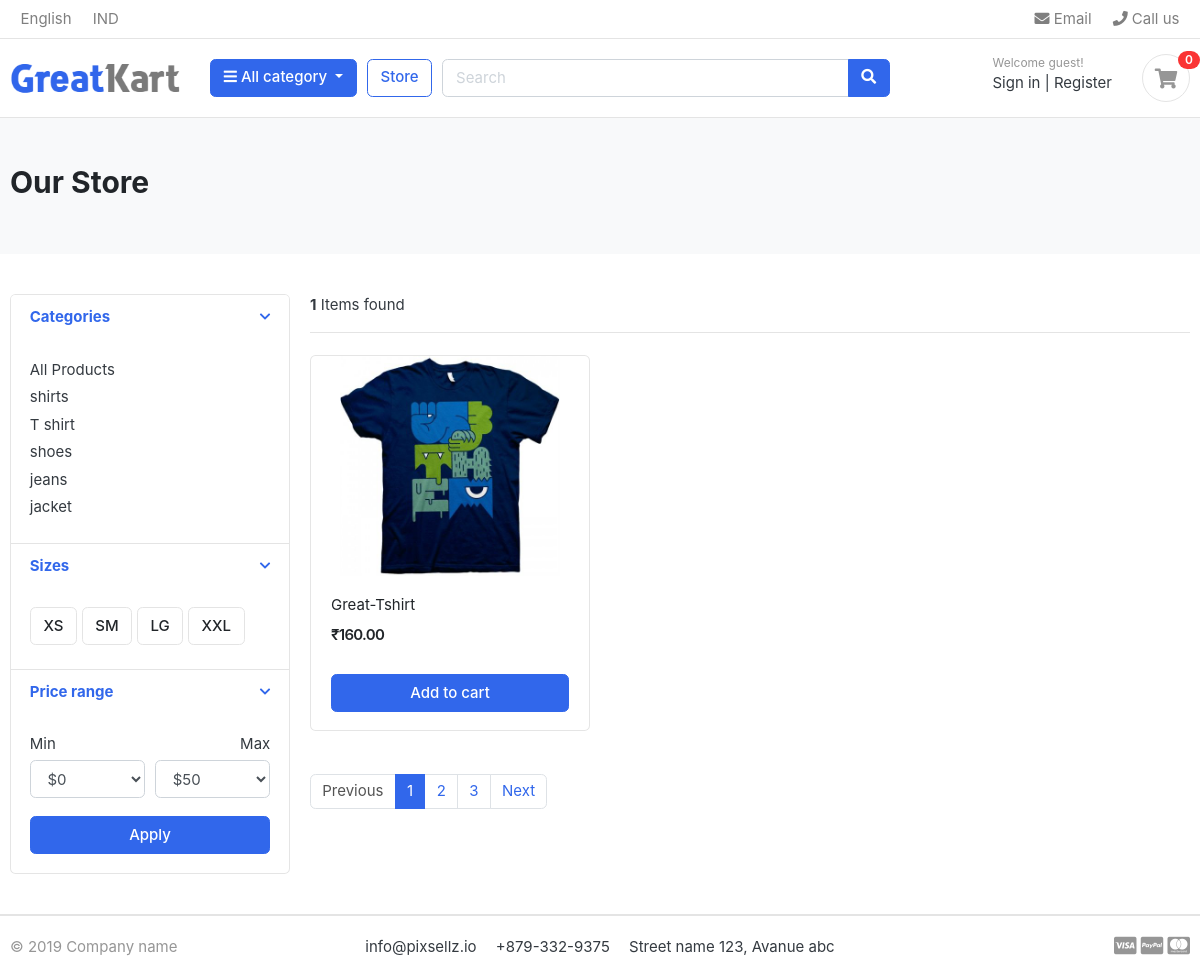
The app's page /store/t-shirt/, older data.
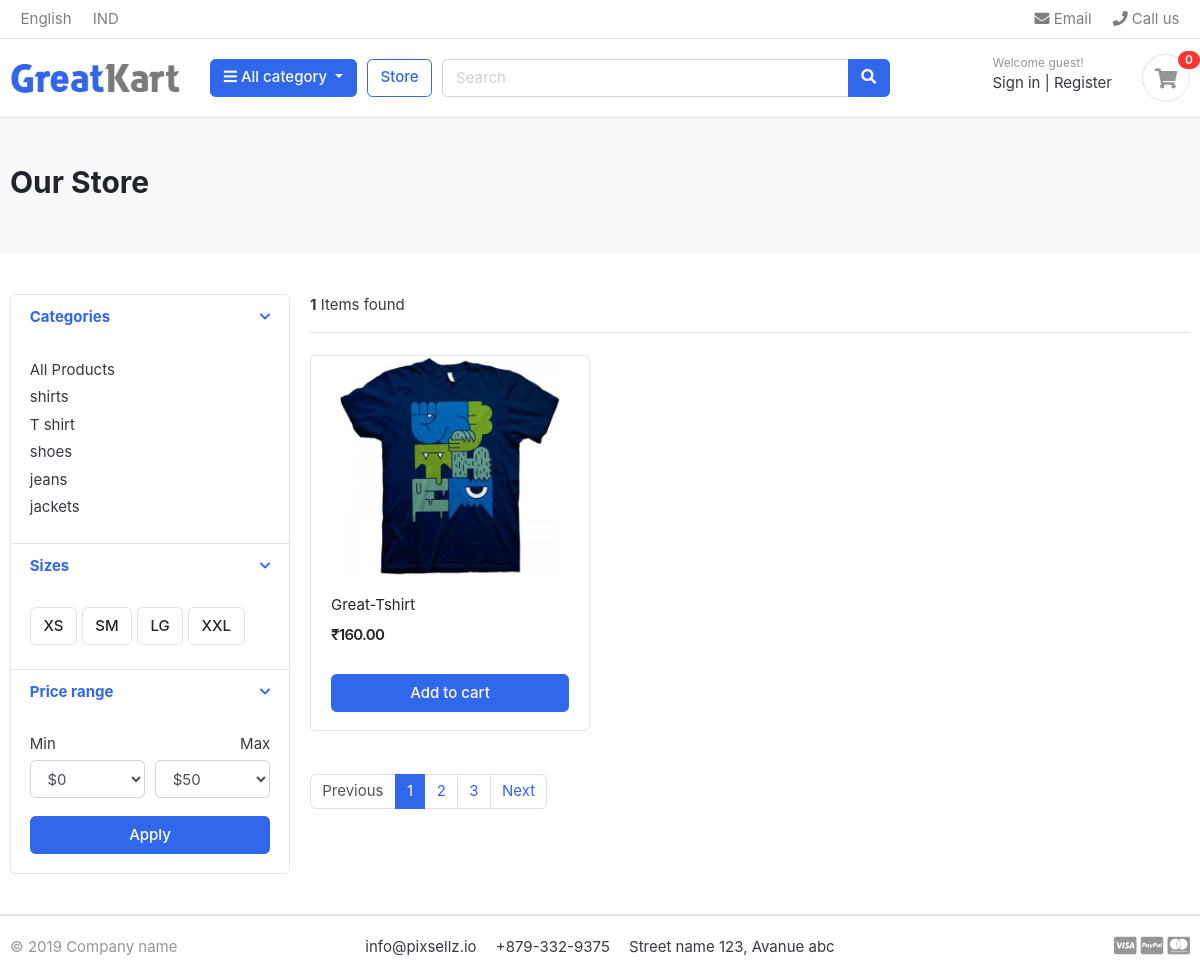
The same page, newer data.
### category/models.py (models this page shows, shortened)
class Category(models.Model):
    category_name = models.CharField(max_length=50 , unique=True)
    slug = models.SlugField(max_length=100 , unique=True)
    description = models.CharField(max_length= 255 , blank=True)
    cat_image = models.ImageField(upload_to='photos/categories' , blank=True)
    class Meta:
        verbose_name = 'category'
        verbose_name_plural = 'categories'
    def get_url(self):
        return reverse ('products_by_category' , args = [self.slug])

### store/views.py (the view)
# urls.py: path('store/',include('store.urls')),
def store(request, category_slug=None):
    categories = None
    products = None
    if category_slug != None:
        categories = get_object_or_404(Category, slug=category_slug)
        products = Product.objects.filter(category=categories, is_available=True)
        product_count = products.count()
    else:
        products = Product.objects.all().filter(is_available=True)
        product_count = products.count()
    context = {
        'products': products,
        'product_count': product_count
    }
    return render(request, 'store/store.html', context)

### category/context_processors.py (called while the page is built)
def menu_links(request):
      links = Category.objects.all()
      return dict(links=links)

### store/models.py (called while the page is built)
    def get_url(self):
        return reverse('product_detail' , args=[self.category.slug , self.slug])

### templates/store/store.html (shortened to what the changed rows need)
{% extends 'home/base.html' %} {% load static %} {% block content %}
<section class="section-pagetop bg">
  <div class="container">
    <h2 class="title-page">Our Store</h2>
  </div>
</section>
<section class="section-content padding-y">
  <div class="container">
    <div class="row">
      <aside class="col-md-3">
        <div class="card">
          <article class="filter-group">
            <div class="filter-content collapse show" id="collapse_1">
              <div class="card-body">
                <ul class="list-menu">
                  {% for category in links %}
                  <li>
                    <a href="{{ category.get_url }}"
                      >{{ category.category_name }}</a
                    >
                  </li>
                  {% endfor %}
                </ul>
              </div>
            </div>
          </article>
        </div>
      </aside>
    </div>
  </div>
</section>
{% endblock %}

Row changes from the older to the newer data that the page shows:
changed Category: category_name "jacket" → "jackets"
